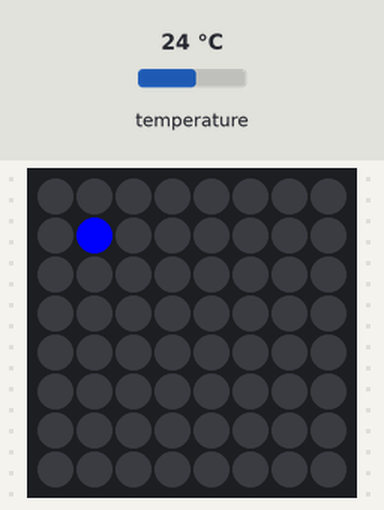
The program below on a simulated Raspberry Pi (BCM pin numbers) with a Sense HAT. Shown: the Sense HAT's 8×8 RGB LED matrix. The test bench sets the inputs (shaded band); at power-on: temperature 24 °C. What the program prints to the terminal is not drawn. At 6.6 s the program stops and its outputs stay as they are.

Above: at 0.07 s.
At 0.47 s:
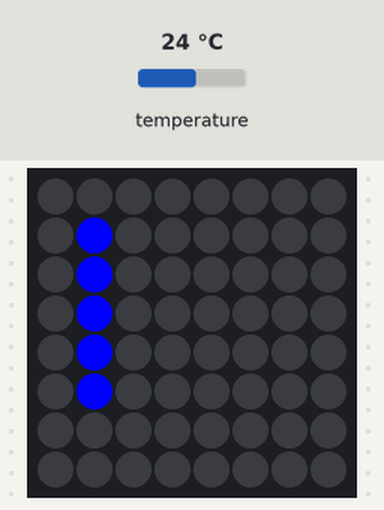
At 0.87 s:
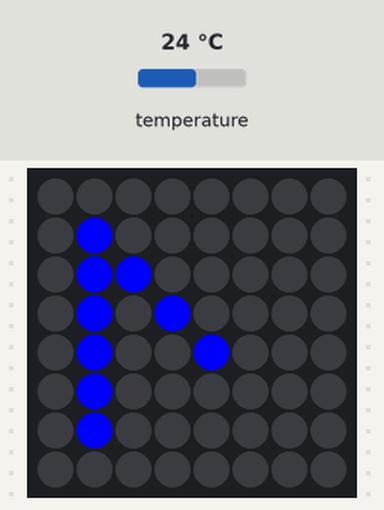
At 1.6 s:
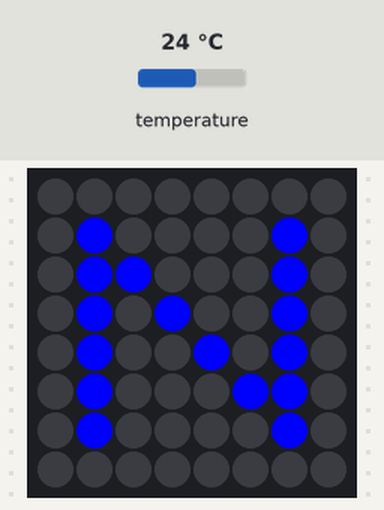

The program:

noor.py
```python
#!/usr/bin/env python3
# /etc/init.d/noor.py
### BEGIN INIT INFO
# Provides:          sample.py
# Required-Start:    $remote_fs $syslog
# Required-Stop:     $remote_fs $syslog
# Default-Start:     2 3 4 5
# Default-Stop:      0 1 6
# Short-Description: Start daemon at boot time
# Description:       Enable service provided by daemon.
### END INIT INFO

from sense_hat import SenseHat
from time import sleep
sense = SenseHat()

#list = ["N", "o", "o", "r"]

#for i in list:
#	sense.show_letter(i)
#	sleep(0.5)

sense.clear()

sense.set_pixel(1, 1, (0, 0, 255))
sleep(0.1)
sense.set_pixel(1, 2, (0, 0, 255))
sleep(0.1)
sense.set_pixel(1, 3, (0, 0, 255))
sleep(0.1)
sense.set_pixel(1, 4, (0, 0, 255))
sleep(0.1)
sense.set_pixel(1, 5, (0, 0, 255))
sleep(0.1)
sense.set_pixel(1, 6, (0, 0, 255))
sleep(0.1)
sense.set_pixel(2, 2, (0, 0, 255))
sleep(0.1)
sense.set_pixel(3, 3, (0, 0, 255))
sleep(0.1)
sense.set_pixel(4, 4, (0, 0, 255))
sleep(0.1)
sense.set_pixel(5, 5, (0, 0, 255))
sleep(0.1)
sense.set_pixel(6, 6, (0, 0, 255))
sleep(0.1)
sense.set_pixel(6, 1, (0, 0, 255))
sleep(0.1)
sense.set_pixel(6, 2, (0, 0, 255))
sleep(0.1)
sense.set_pixel(6, 3, (0, 0, 255))
sleep(0.1)
sense.set_pixel(6, 4, (0, 0, 255))
sleep(0.1)
sense.set_pixel(6, 5, (0, 0, 255))
sleep(0.1)
sense.set_pixel(6, 6, (0, 0, 255))

temp = (sense.get_temperature_from_pressure() * 1.8) + 32
print(temp)

sleep(5)
sense.clear()
```

Measured:
- what the display in image 3 shows lasts 5.1 s, from 1.5 s to 6.6 s
